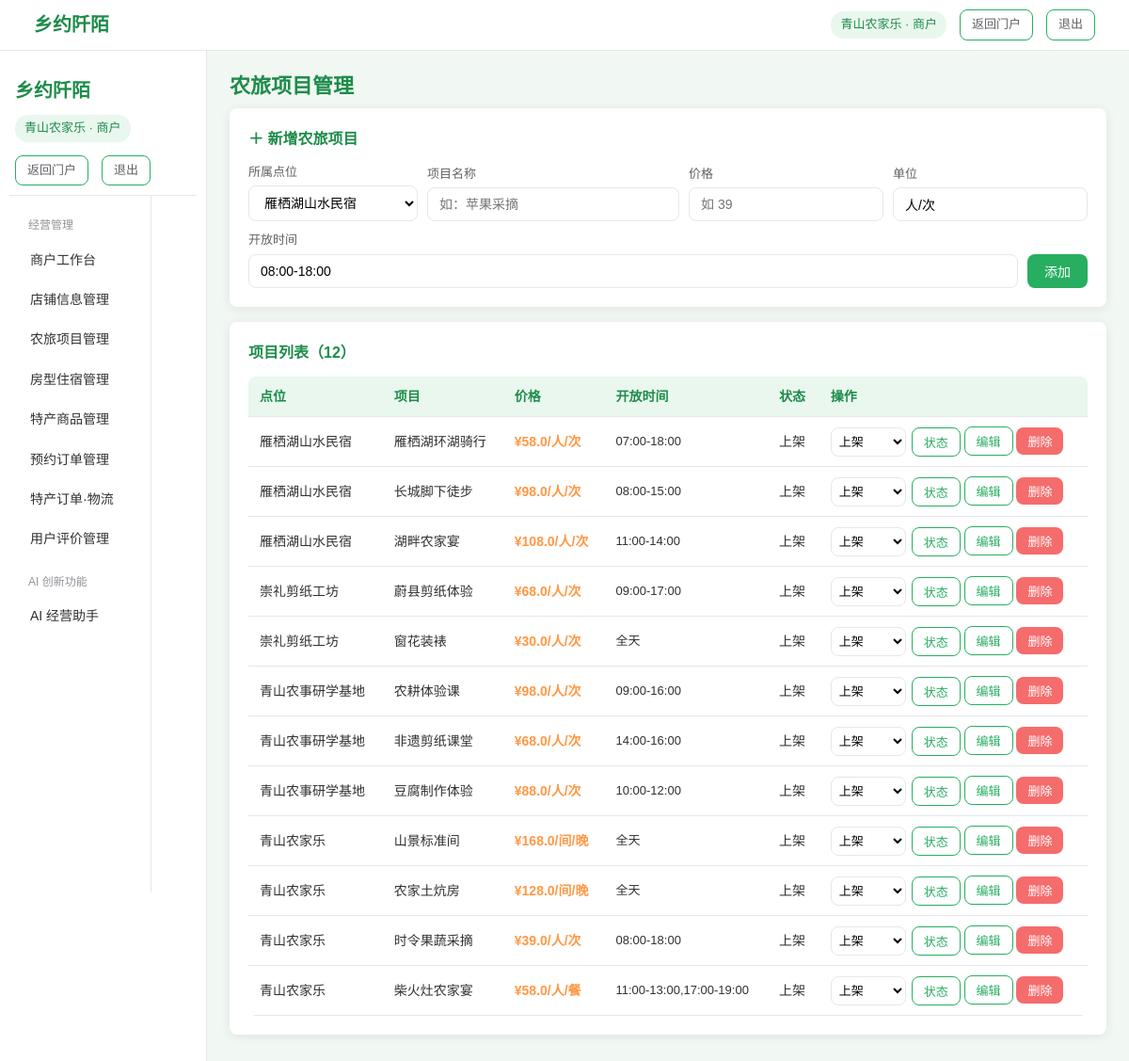
Screenshot of /merchant/projects (signed in) with the database file from the repository.
### tables this page shows
CREATE TABLE users (
            id INTEGER PRIMARY KEY AUTOINCREMENT,
            username TEXT NOT NULL UNIQUE,
            password TEXT NOT NULL,
            role INTEGER DEFAULT 0,            -- 0游客 1商户 3平台管理员
            status TEXT DEFAULT '正常',         -- 正常/待审核/驳回/禁用
            phone TEXT,
            region TEXT DEFAULT '',            -- 所在地区（省-市-县）
            avatar TEXT DEFAULT 'user.jpg',
            shop_name TEXT DEFAULT '',         -- 商户店铺名称
            shop_type TEXT DEFAULT '',         -- 正规农家乐/农户体验点/农村合作社
            shop_address TEXT DEFAULT '',
            shop_desc TEXT DEFAULT '',
            created_at TEXT DEFAULT (datetime('now', 'localtime'))
        );

CREATE TABLE farmstays (
            id INTEGER PRIMARY KEY AUTOINCREMENT,
            merchant_id INTEGER NOT NULL,      -- 所属商户
            name TEXT NOT NULL,
            region TEXT DEFAULT '',            -- 地区（省-市-县）
            address TEXT DEFAULT '',
            category TEXT DEFAULT '采摘体验',  -- 采摘体验/农家住宿/农家餐饮/农耕研学/非遗体验
            price_min REAL DEFAULT 0,          -- 最低参考价
            score REAL DEFAULT 5.0,            -- 评分
            tags TEXT DEFAULT '',              -- 特色标签（逗号分隔）
            description TEXT DEFAULT '',
            image TEXT DEFAULT 'farm_default.jpg',
            lng REAL DEFAULT 0,                -- 经度（高德地图导航）
            lat REAL DEFAULT 0,                -- 纬度（高德地图导航）
            status TEXT DEFAULT '上架',         -- 上架/下架
            views INTEGER DEFAULT 0,          -- 浏览量
            created_at TEXT DEFAULT (datetime('now', 'localtime'))
        );

CREATE TABLE projects (
            id INTEGER PRIMARY KEY AUTOINCREMENT,
            farmstay_id INTEGER NOT NULL,
            name TEXT NOT NULL,
            price REAL DEFAULT 0,
            unit TEXT DEFAULT '人/次',
            open_time TEXT DEFAULT '全天',
            status TEXT DEFAULT '上架',
            category TEXT DEFAULT '',
            desc TEXT DEFAULT '',
            image TEXT DEFAULT ''
        );

### app.py (the view)
@app.route('/merchant/projects')
@role_required(1)
def merchant_projects():
    user = get_user()
    farmstays = models.list_farmstays(merchant_id=user['id'])
    projects = []
    for fs in farmstays:
        for pj in models.list_projects(fs['id']):
            projects.append({'pj': pj, 'fs': fs})
    return render_template('merchant/projects.html', projects=projects,
                           farmstays=farmstays, user=get_user())

### app.py (called while the page is built)
def role_required(*roles):
    def decorator(view):
        @wraps(view)
        def wrapped(*args, **kwargs):
            if 'user_id' not in session:
                flash('请先登录', 'warning')
                return redirect(url_for('login'))
            if session.get('role') not in roles:
                flash('您没有权限访问该页面', 'danger')
                return redirect(url_for('index'))
            return view(*args, **kwargs)
        return wrapped
    return decorator

def get_user():
    if 'user_id' in session:
        return models.get_user_by_id(session['user_id'])
    return None

@app.context_processor
def inject_globals():
    u = get_user()
    return {'cart_count': models.get_cart_count(u['id']) if u else 0}

### models.py (called while the page is built)
def get_conn():
    conn = sqlite3.connect(DB_PATH)
    conn.row_factory = sqlite3.Row
    return conn

def get_user_by_id(uid):
    conn = get_conn()
    row = conn.execute('SELECT * FROM users WHERE id=?', (uid,)).fetchone()
    conn.close()
    return row

def list_farmstays(region='', category='', keyword='', merchant_id=None):
    conn = get_conn()
    sql = 'SELECT * FROM farmstays WHERE status="上架"'
    args = []
    if region:
        sql += ' AND region LIKE ?'
        args.append(f'%{region}%')
    if category:
        sql += ' AND category=?'
        args.append(category)
    if keyword:
        sql += ' AND (name LIKE ? OR description LIKE ? OR tags LIKE ?)'
        args += [f'%{keyword}%', f'%{keyword}%', f'%{keyword}%']
    if merchant_id:
        sql = 'SELECT * FROM farmstays WHERE merchant_id=?'
        args = [merchant_id]
    sql += ' ORDER BY id DESC'
    rows = conn.execute(sql, args).fetchall()
    conn.close()
    return rows

def list_projects(farmstay_id=None):
    conn = get_conn()
    if farmstay_id:
        rows = conn.execute('SELECT * FROM projects WHERE farmstay_id=? ORDER BY id', (farmstay_id,)).fetchall()
    else:
        rows = conn.execute('SELECT * FROM projects ORDER BY id').fetchall()
    conn.close()
    return rows

def get_cart_count(user_id):
    conn = get_conn()
    r = conn.execute('SELECT COUNT(*) c FROM carts WHERE user_id=?', (user_id,)).fetchone()
    conn.close()
    return r['c']

### templates/merchant/projects.html (shortened to what this page needs)
{% extends "base_console.html" %}
{% block sidebar %}{% include "merchant/sidebar.html" %}{% endblock %}
{% block content %}
<h1 class="page-title"> 农旅项目管理</h1>
<div class="card">
<div class="card-title">＋ 新增农旅项目</div>
<form action="/merchant/project/add" method="post" style="display:flex;gap:10px;flex-wrap:wrap;align-items:flex-end;">
<div style="min-width:180px;">
<div class="ai-input-label">所属点位</div>
<select name="farmstay_id" class="form-control" required>
{% for f in farmstays %}
<option value="{{ f['id'] }}">{{ f['name'] }}</option>
{% endfor %}
</select>
</div>
<div style="flex:1;min-width:160px;">
<div class="ai-input-label">项目名称</div>
<input type="text" name="name" class="form-control" required placeholder="如：苹果采摘">
</div>
<div style="min-width:110px;">
<div class="ai-input-label">价格</div>
<input type="number" name="price" class="form-control" step="0.1" min="0" required placeholder="如 39">
</div>
<div style="min-width:100px;">
<div class="ai-input-label">单位</div>
<input type="text" name="unit" class="form-control" value="人/次">
</div>
<div style="flex:1;min-width:150px;">
<div class="ai-input-label">开放时间</div>
<input type="text" name="open_time" class="form-control" value="08:00-18:00">
</div>
<button type="submit" class="btn btn-primary">添加</button>
</form>
</div>
<div class="card">
<div class="card-title">项目列表（{{ projects|length }}）</div>
<table class="table">
<thead><tr><th>点位</th><th>项目</th><th>价格</th><th>开放时间</th><th>状态</th><th>操作</th></tr></thead>
<tbody>
{% for item in projects %}
<tr>
<td>{{ item['fs']['name'] }}</td>
<td>{{ item['pj']['name'] }}</td>
<td style="color:var(--orange);font-weight:600;">¥{{ '%.1f' % item['pj']['price'] }}/{{ item['pj']['unit'] }}</td>
<td style="font-size:13px;">{{ item['pj']['open_time'] }}</td>
<td>{{ item['pj']['status'] }}</td>
<td style="white-space:nowrap;">
<form action="/merchant/project/update" method="post" style="display:inline-flex;gap:6px;">
<select name="status" class="form-control" style="display:inline-block;width:80px;padding:4px;font-size:13px;">
<option value="上架" {% if item['pj']['status']=='上架' %}selected{% endif %}>上架</option>
</select>
<button type="submit" class="btn btn-outline btn-sm">状态</button>
</form>
<button class="btn btn-outline btn-sm" onclick="var e=document.getElementById('edit-project-{{ item['pj']['id'] }}');e.style.display=e.style.display==='none'?'table-row':'none';">编辑</button>
<form action="/merchant/project/delete" method="post" style="display:inline;" onsubmit="return confirm('确定删除项目「{{ item['pj']['name'] }}」吗？');">
<button type="submit" class="btn btn-danger btn-sm">删除</button>
</form>
</td>
</tr>
{% endfor %}
</tbody>
</table>
</div>
{% endblock %}

### templates/base_console.html (shortened to what this page needs)
<!DOCTYPE html>
<html lang="zh-CN">
<head>
<link rel="stylesheet" href="{{ url_for('static', filename='css/style.css') }}">
</head>
<body class="console-body">
<nav class="topbar">
<div class="topbar-inner">
<a href="/" class="logo"> 乡约阡陌</a>
<div class="topbar-links">
<span class="user-badge">{{ user['username'] }} · {{ {'0':'游客','1':'商户','3':'平台管理员'}[user['role']|string] }}</span>
<a href="/" class="btn btn-outline btn-sm">返回门户</a>
<a href="/logout" class="btn btn-outline btn-sm">退出</a>
</div>
</div>
</nav>
<div class="console-wrap">
<aside class="sidebar" id="sidebar">
{% block sidebar %}{% endblock %}
</aside>
<div class="console-main">
{% block content %}{% endblock %}
</div>
</div>
</body>
</html>

### css/style.css (style rules this page uses)
* { margin: 0; padding: 0; box-sizing: border-box; }
:root { --green: #27AE60; --green-dark: #1E8C4A; --green-bg: #E9F7EE; --orange: #FF9845; --bg: #F1F8F3; --text: #303133; --text2: #606266; --border: #e4e7ed; }
body { font-family: "Microsoft YaHei", "PingFang SC", sans-serif; background: var(--bg); color: var(--text); line-height: 1.6; }
a { color: var(--green); text-decoration: none; }
.topbar { background: #fff; border-bottom: 1px solid var(--border); padding: 10px 0; position: sticky; top: 0; z-index: 100; }
.topbar-inner { width: 94%; max-width: 1320px; margin: 0 auto; display: flex; justify-content: space-between; align-items: center; gap: 10px; flex-wrap: wrap; }
.logo { font-size: 20px; font-weight: 700; color: var(--green-dark); }
.topbar-links { display: flex; align-items: center; gap: 14px; flex-wrap: wrap; font-size: 14px; }
.topbar-links a { color: var(--text2); }
.user-badge { background: var(--green-bg); color: var(--green-dark); padding: 4px 10px; border-radius: 14px; font-size: 13px; }
.btn { display: inline-block; padding: 8px 18px; border: none; border-radius: 8px; font-size: 14px; cursor: pointer; text-decoration: none; transition: all .2s; }
.btn-primary { background: var(--green); color: #fff; }
.btn-outline { background: #fff; color: var(--green); border: 1px solid var(--green); }
.btn-danger { background: #F56C6C; color: #fff; }
.btn-sm { padding: 5px 12px; font-size: 13px; }
.page-title { font-size: 22px; color: var(--green-dark); margin-bottom: 6px; }
.card { background: #fff; border-radius: 8px; padding: 20px; box-shadow: 0 2px 12px rgba(0,0,0,0.08); margin-bottom: 16px; }
.card-title { font-size: 16px; font-weight: 600; color: var(--green-dark); margin-bottom: 12px; }
.ai-input-label { font-size: 13px; color: var(--text2); margin-bottom: 4px; }
.form-control { width: 100%; padding: 9px 12px; border: 1px solid var(--border); border-radius: 8px; font-size: 14px; font-family: inherit; background: #fff; }
.table { width: 100%; border-collapse: collapse; background: #fff; font-size: 14px; border-radius: 8px; overflow: hidden; }
.table th, .table td { padding: 10px 12px; border-bottom: 1px solid var(--border); text-align: left; }
.table th { background: var(--green-bg); color: var(--green-dark); font-weight: 600; }
.console-body { display: flex; flex-direction: column; min-height: 100vh; }
.console-wrap { display: flex; flex: 1; width: 100%; max-width: 1440px; margin: 0 auto; }
.sidebar { width: 220px; background: #fff; border-right: 1px solid var(--border); padding: 16px 10px; min-height: calc(100vh - 60px); }
.console-main { flex: 1; padding: 20px 24px; min-width: 0; }

### rows the page displays
users: username "青山农家乐 青山农家乐", role "商户 商户"
farmstays: fs.name "雁栖湖山水民宿" "雁栖湖山水民宿" "雁栖湖山水民宿"
projects: pj.name "雁栖湖环湖骑行", price "58.0", pj.unit "人/次", pj.open_time "07:00-18:00", pj.status "上架", status "上架"
projects: pj.name "长城脚下徒步", price "98.0", pj.unit "人/次", pj.open_time "08:00-15:00", pj.status "上架", status "上架"
projects: pj.name "湖畔农家宴", price "108.0", pj.unit "人/次", pj.open_time "11:00-14:00", pj.status "上架", status "上架"
farmstays: fs.name "崇礼剪纸工坊" "崇礼剪纸工坊"
projects: pj.name "蔚县剪纸体验", price "68.0", pj.unit "人/次", pj.open_time "09:00-17:00", pj.status "上架", status "上架"
projects: pj.name "窗花装裱", price "30.0", pj.unit "人/次", pj.open_time "全天", pj.status "上架", status "上架"
farmstays: fs.name "青山农事研学基地" "青山农事研学基地" "青山农事研学基地"
projects: pj.name "农耕体验课", price "98.0", pj.unit "人/次", pj.open_time "09:00-16:00", pj.status "上架", status "上架"
projects: pj.name "非遗剪纸课堂", price "68.0", pj.unit "人/次", pj.open_time "14:00-16:00", pj.status "上架", status "上架"
projects: pj.name "豆腐制作体验", price "88.0", pj.unit "人/次", pj.open_time "10:00-12:00", pj.status "上架", status "上架"
farmstays: fs.name "青山农家乐" "青山农家乐" "青山农家乐" "青山农家乐"
projects: pj.name "山景标准间", price "168.0", pj.unit "间/晚", pj.open_time "全天", pj.status "上架", status "上架"
projects: pj.name "农家土炕房", price "128.0", pj.unit "间/晚", pj.open_time "全天", pj.status "上架", status "上架"
projects: pj.name "时令果蔬采摘", price "39.0", pj.unit "人/次", pj.open_time "08:00-18:00", pj.status "上架", status "上架"
projects: pj.name "柴火灶农家宴", price "58.0", pj.unit "人/餐", pj.open_time "11:00-13:00,17:00-19:00", pj.status "上架", status "上架"

### other values shown
{{ projects|length }} "12"
form field farmstay_id "雁栖湖山水民宿"
